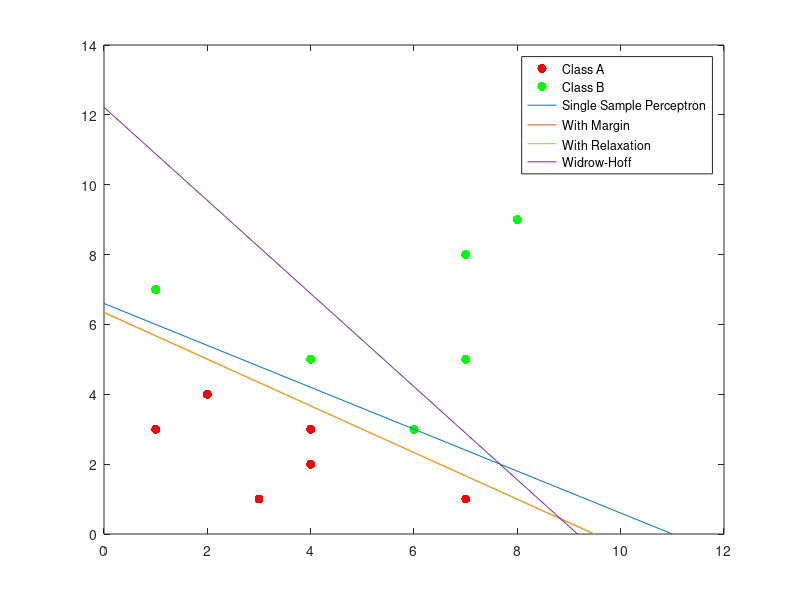

Here is the MATLAB script that generated this plot:
w1 = [1 1 7;1 6 3;1 7 8;1 8 9;1 4 5;1 7 5];
w1 = w1';
w2 = [1 3 1;1 4 3;1 2 4;1 7 1;1 1 3;1 4 2];
w2 = -w2;
w2 = w2';
w3 = [w1 w2];
a1 =  [-1;-1;-1];
[x y] = size(w3);
b = 100;
a2 = a1;
a3 = a1;
a4=a1;
cnt = 0;
while 1
    excp=0;
    for i=1:y
        c = w3(:,i);
        p = a1'*c;
        if a1'*c < 0
            a1 = a1 + c;
            excp = 1;
            cnt = cnt +1;
        end
    end
    if excp==0
        break
    end
end
disp(cnt)
cnt=0;
while 1
    excp=0;
    for i=1:y
        c = w3(:,i);
        p = a2'*c;
        if a2'*c < b
            a2 = a2 + c;
            excp = 1;
            cnt=cnt+1;
        end
    end
    if excp==0
        break
    end
end
disp(cnt)
cnt=0;
while 1
    excp=0;
    for i=1:y
        c = w3(:,i);
        p = a3'*c;
        if a3'*c <= b - 0.0000001
            a3 = a3 + ((b-a3'*c)/(norm(c))^2)*c;
            excp = 1;
            cnt = cnt +1;
        end
    end
    if excp==0
        break
    end
end
disp(cnt)

minn=200;
excp=1;
flag = 0;
cnt =0;
while 1
    for i=1:y
        c = w3(:,i);
        a4 = a4 + ((b-a4'*c)/(2*excp))*c;
        excp = excp+1;
        flag =0;
        cnt=cnt+1;
        %minn=min(minn,norm(((b-a4'*c)/(2*k))*c))
        if norm(((b-a4'*c)/(2*excp))*c) <  0.14
            flag = 1;
            break
        end    
        
    end
    if norm(((b-a4'*c)/(2*excp))*c) <=  0.14
        break
    end
%     if flag == 1
%         break
%     end
end
%disp(a2)
%disp(a1)
%disp(a3)
disp(cnt)
w2 = -w2;
figure;
x = w2(2,:);
y = w2(3,:);
plot(x,y,'r.','markersize',20); hold all;
plot(w1(2,:),w1(3,:),'g.','markersize',20); hold all;

plot([-a1(1,:)/a1(2,:) 0],[0 -a1(1,:)/a1(3,:)]);hold all;
plot([-a2(1,:)/a2(2,:) 0],[0 -a2(1,:)/a2(3,:)]);hold all;
plot([-a3(1,:)/a3(2,:) 0],[0 -a3(1,:)/a3(3,:)]);hold all;
plot([-a4(1,:)/a4(2,:) 0],[0 -a4(1,:)/a4(3,:)]);hold all;
legend('Class A', 'Class B', 'Single Sample Perceptron','With Margin', 'With Relaxation', 'Widrow-Hoff');